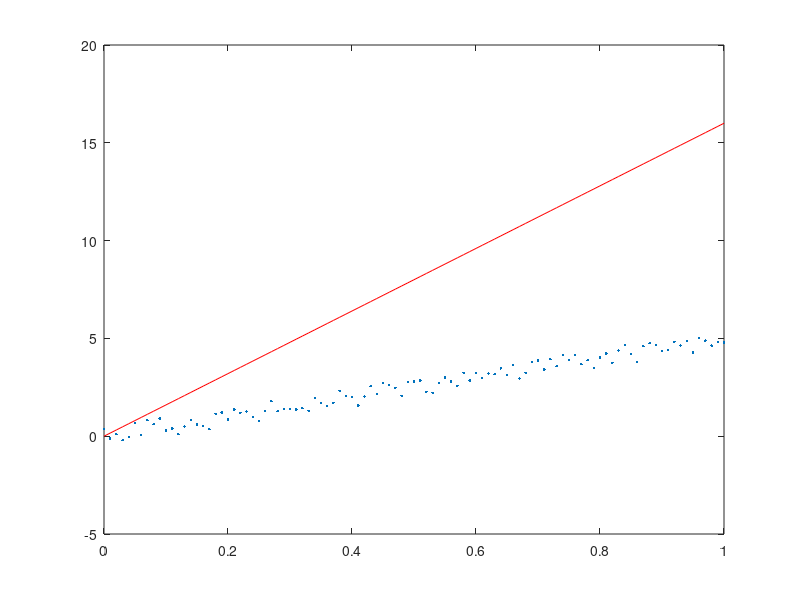

Write the MATLAB code that produced this figure.
function tmp_deleteme
% Example data from Chp 17 of Zar
%X = [3 4 5 6 8 9 10 11 12 14 15 16 17]';
%Y = [1.4 1.5 2.2 2.4 3.1 3.2 3.2 3.9 4.1 4.7 4.5 5.2 5.0]';
% 
% sig_x2 = sum(X.^2) - sum(X)^2/length(X);
% sig_y2 = sum(Y.^2) - sum(Y)^2/length(Y);
% sig_xy = sum(X.*Y) - sum(X).*sum(Y)/length(X);
% 
% ss_tot = sig_y2;
% ss_regress = sig_xy^2/sig_x2;
% 
% r2 = ss_regress/ss_tot;



x=[0:.01:1]';y = 5.*x + rand(size(x))-.5;plot(x,y,'.',x,16.*x,'r-')

r2 = rSquared(y,5.*x)


yyy=3;

function r2 = rSquared(X,Y)
% rsquared(X,Y).  This finds the r-squared value that describes the goodness of fit
% for a correlation between column vectors X and Y
if size(X,2)>1 | size(Y,2)>1
	error('You need to use two column vectors!');
end

% Example data from Chp 17 of Zar
%X = [3 4 5 6 8 9 10 11 12 14 15 16 17]';
%Y = [1.4 1.5 2.2 2.4 3.1 3.2 3.2 3.9 4.1 4.7 4.5 5.2 5.0]';

sig_x2 = sum(X.^2) - sum(X)^2/length(X);
sig_y2 = sum(Y.^2) - sum(Y)^2/length(Y);
sig_xy = sum(X.*Y) - sum(X).*sum(Y)/length(X);

ss_tot = sig_y2;
ss_regress = sig_xy^2/sig_x2;

r2 = ss_regress/ss_tot;

[corre,p] = corrcoef([X Y]);
r2=corre(1,2).^2;

